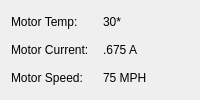
            <widget class="QWidget" name="motor4tab">
             <attribute name="title">
              <string>Motor 4</string>
             </attribute>
             <layout class="QGridLayout" name="gridLayout_5">
              <item row="0" column="0">
               <widget class="QLabel" name="label_8">
                <property name="text">
                 <string>Motor Temp:</string>
                </property>
               </widget>
              </item>
              <item row="0" column="1">
               <widget class="QLabel" name="m4Temp">
                <property name="text">
                 <string>30*</string>
                </property>
               </widget>
              </item>
              <item row="1" column="0">
               <widget class="QLabel" name="label_10">
                <property name="text">
                 <string>Motor Current:</string>
                </property>
               </widget>
              </item>
              <item row="1" column="1">
               <widget class="QLabel" name="m4Current">
                <property name="text">
                 <string>.675 A</string>
                </property>
               </widget>
              </item>
              <item row="2" column="0">
               <widget class="QLabel" name="label_12">
                <property name="text">
                 <string>Motor Speed:</string>
                </property>
               </widget>
              </item>
              <item row="2" column="1">
               <widget class="QLabel" name="m4Speed">
                <property name="text">
                 <string>75 MPH</string>
                </property>
               </widget>
              </item>
             </layout>
            </widget>
